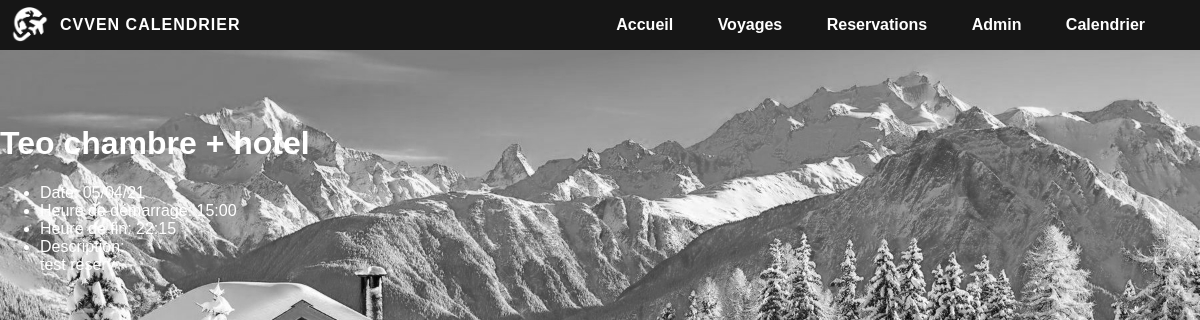
Page /reserva.php?id=1 on the committed database.
### tables this page shows
CREATE TABLE `reserv` (
  `id` int(11) NOT NULL,
  `name` varchar(255) DEFAULT NULL,
  `description` text NOT NULL,
  `start` datetime DEFAULT NULL,
  `end` datetime DEFAULT NULL
);

### Reserv.php (called while the page is built, shortened)
<?php
class reserv {
    private $pdo;
    public function __construct(\PDO $pdo)
    {
        $this->pdo = $pdo;
    }
    public function find (int $id): reservat {
        require 'reserva2.php';
        $statement = $this->pdo->query("SELECT * FROM reserv WHERE id = $id LIMIT 1");
        $statement->setFetchMode(\PDO::FETCH_CLASS, reservat::class);
        $result = $statement->fetch();
        return $result;
    }
}

### reserva2.php (called while the page is built, shortened)
<?php
class reservat {
    private $name;
    private $description;
    private $start;
    public $end;
    public function getName(): string {
        return $this->name;
    }
    public function getDescription(): string{
        return $this->description ?? '';
    }
    public function getStart(): \DateTime{
        return new \DateTime($this->start);;
    }
    public function getEnd(): \DateTime{
        return new \DateTime($this->end);;
    }
}

### test.php (called while the page is built, shortened)
<?php
function h(?string $value): string {
    return htmlentities($value);
}
?>

### reserva.php (the view, shortened to what this page needs)
<!DOCTYPE html>
<html>
    <head>
        <link rel="stylesheet" type="text/css" href="Styles/style.css">
    </head>
    <body>
        <header class="header">
            <div class="container">
                <a href="index.php" class="logo"><img src="Images/logo.png" width=40px alt="logo du site" style="margin-top: 7px;"/></a>
                <p class="logo" style="margin-left: 50px; margin-top: 0;">CVVEN calendrier</p>
                <nav class="menu">
                    <a href="index.php"> Accueil </a>
                    <a href="Voyage.php"> Voyages </a>
                    <a href="MesReserv.php"> Reservations </a>
                    <a href="admin.php"> Admin </a>
                    <a href="calendrier.php"> Calendrier</a>
                </nav>
                </div>
                </header>
                <?php
require 'test.php';
require 'Reserv.php';
$pdo = get_pdo();
$reserv = new Reserv($pdo);
try {
    $reserva = $reserv->find($_GET['id']);
} catch (\Exception $e) {
    e404();
}
?>
<br>
<br>
<br>
<h1> <?= h($reserva->getName());?></h1>
<ul>
<li> Date: <?= $reserva->getStart()->format('d/m/y'); ?> </li>
<li> Heure de démarrage: <?= $reserva->getStart()->format('H:i'); ?> </li>
<li> Heure de fin: <?= $reserva->getEnd()->format('H:i'); ?> </li>
<li>
    Description:<br>
    <?= h($reserva->getDescription()); ?>
 </li>
</ul>

### Styles/style.css (style rules this page uses)
body, html { padding: 0; margin: 0; scrollbar-color: rgb(22, 22, 22) #5e5e5e; }
body { font-family: "Gill Sans", sans-serif; background-image: url('../Images/fond.jpg'); background-repeat: no-repeat; background-attachment: fixed; background-size: cover; color: #ffffff; margin: 0; }
a, a:hover { text-decoration: none; }
.header { background-color: rgb(22, 22, 22); height: 50px; line-height: 50px; padding-left: 10px; }
.logo { position: absolute; color: #ffffff; text-transform: uppercase; font-weight: bold; letter-spacing: 1px; float: left; }
.menu { float: right; font-weight: bold; padding-right: 15px; }
.menu a { color: #ffffff; margin-right: 40px; }

### rows in the picture
reserv: name "Teo chambre + hotel", start "05/04/21", start "15:00", end "22:15", description "test reserv"
